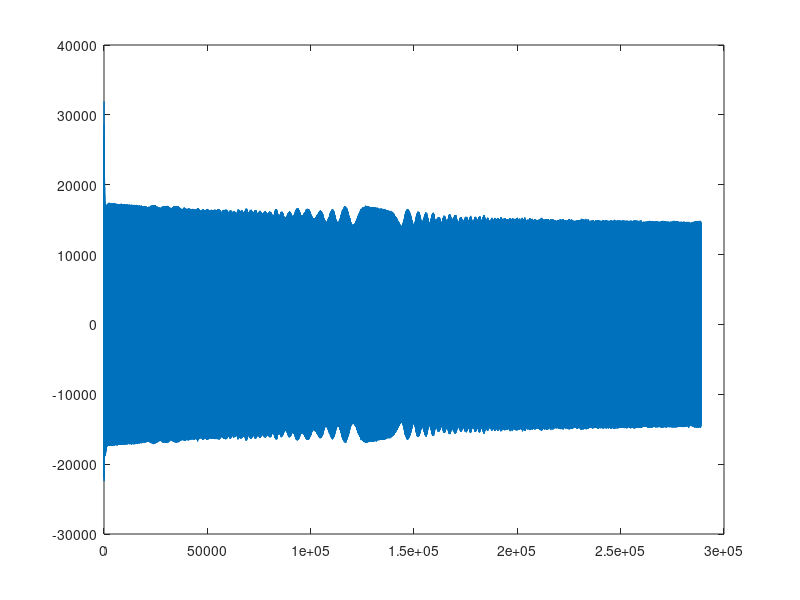
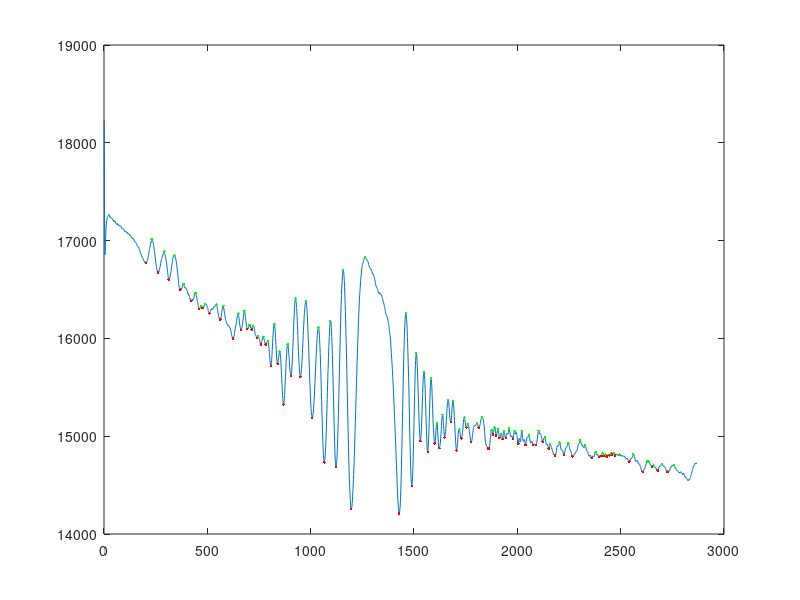
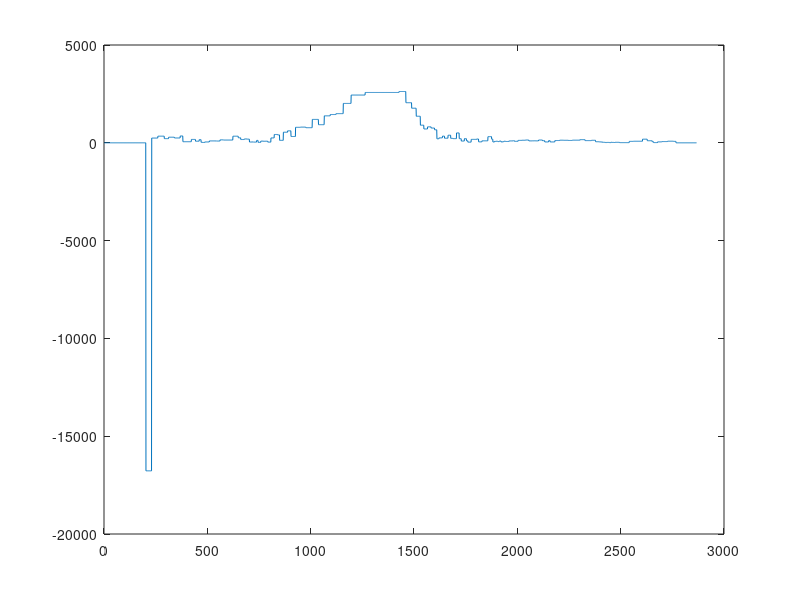

MATLAB code for these plots, in order:
audiodata0 = csvread('./outputfile5.csv');

figure
plot(audiodata0);

patch_size = 100;
length = size(audiodata0,1);
trim_length = floor(length/patch_size)*patch_size;
trim_data = audiodata0(1:trim_length);
envelope = max(reshape(trim_data, patch_size,trim_length/patch_size));

% figure
% plot(envelope);

% med_filt_envelope = medfilt1(envelope,20);

med_filt_envelope = zeros(1,size(envelope,2) - 20);
for i = 1:size(envelope,2) - 20
    med_filt_envelope(i) = round(sum(envelope(i:i+19))/20);
end



figure
plot(med_filt_envelope);
hold;

half_patch_size = 10;
length = size(med_filt_envelope,2);
diff = zeros(1,length);
min_value = 0;
max_value = 0;
for i = 1+patch_size:length-patch_size
    if med_filt_envelope(i) == min(med_filt_envelope(i-half_patch_size:i+half_patch_size))
        plot(i,med_filt_envelope(i),'.r');
        min_value = med_filt_envelope(i);
    end
    if med_filt_envelope(i) == max(med_filt_envelope(i-half_patch_size:i+half_patch_size))
        plot(i,med_filt_envelope(i),'.g');
        max_value = med_filt_envelope(i);
    end
    diff(i) = max_value - min_value;
end

figure
plot(diff);
